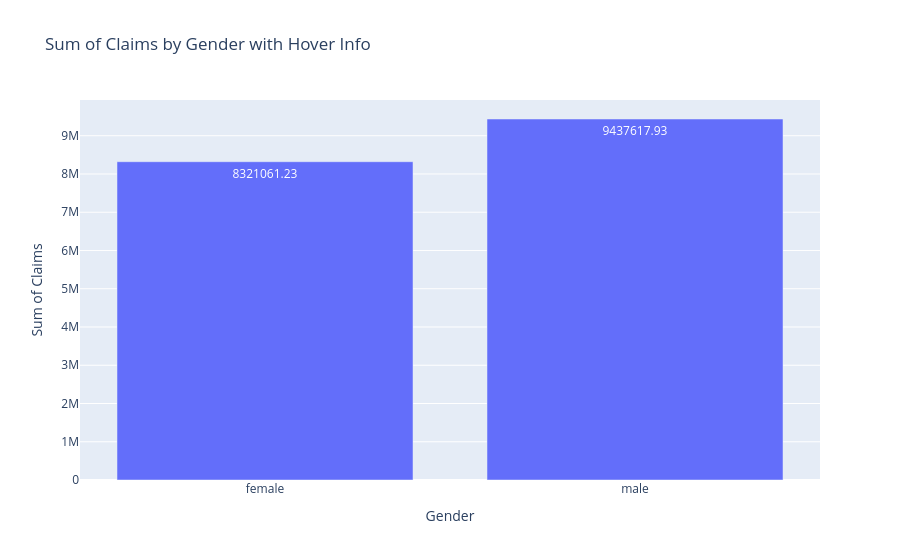

The notebook cell this image was saved under:
### Code cell
agg = data.groupby('gender').agg(
    sum_claim=('claim', 'sum'),
    avg_claim=('claim', 'mean'),
    count=('claim', 'size'),
    max_claim = ('claim', 'max')
).reset_index()

fig = px.bar(agg, x='gender', y='sum_claim', text='sum_claim',
             hover_data={
                 'avg_claim': ':.2f',
                 'count': True,
                 'max_claim': True,
                 'sum_claim': False  # Hiding sum because already displayed on label
             },
             labels={'sum_claim': 'Sum of Claims',
                     'gender': 'Gender',
                     'avg_claim': 'Average Claim',
                     'max_claim': 'Max Claim',
                     'count': 'Number of Entries'},
             title='Sum of Claims by Gender with Hover Info')

fig.show()

### Figure 1 — Plotly figure (JSON) as saved in the notebook; plotly's stock layout.template omitted (floating-point values rounded to 4 significant figures)
{"data": [{"alignmentgroup": "True", "customdata": [[12570.0, 662, 63770.0], [13920.0, 678, 62590.0]], "hovertemplate": "Gender=%{x}<br>Average Claim=%{customdata[0]:.2f}<br>Number of Entries=%{customdata[1]}<br>Max Claim=%{customdata[2]}<extra></extra>", "legendgroup": "", "marker": {"color": "#636efa", "pattern": {"shape": ""}}, "name": "", "offsetgroup": "", "orientation": "v", "showlegend": false, "text": [8321000.0, 9438000.0], "textposition": "auto", "type": "bar", "x": ["female", "male"], "xaxis": "x", "y": [8321000.0, 9438000.0], "yaxis": "y"}], "layout": {"barmode": "relative", "legend": {"tracegroupgap": 0}, "title": {"text": "Sum of Claims by Gender with Hover Info"}, "xaxis": {"anchor": "y", "domain": [0, 1], "title": {"text": "Gender"}}, "yaxis": {"anchor": "x", "domain": [0, 1], "title": {"text": "Sum of Claims"}}}}
